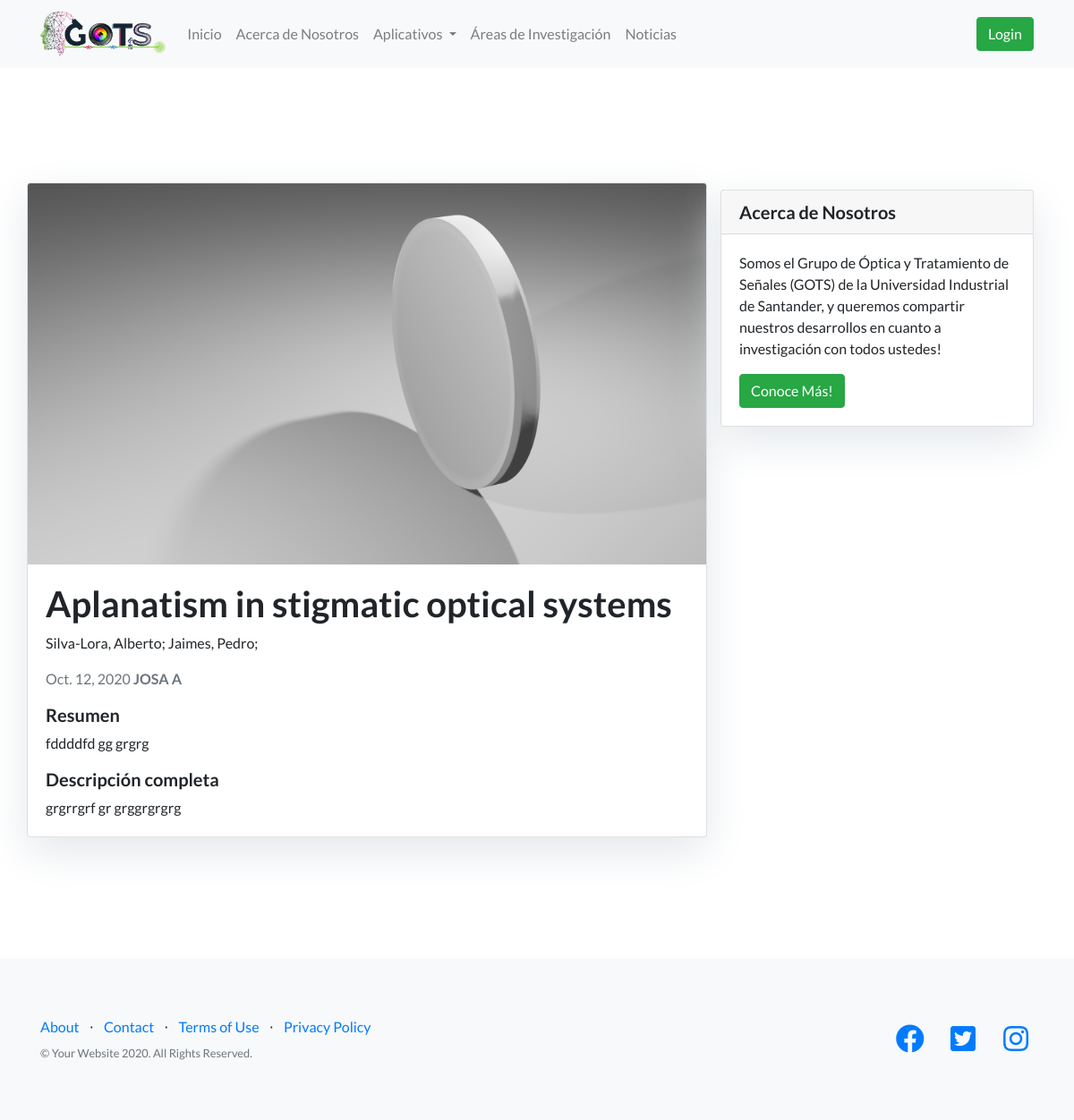
Page /research/publications/aplanatism-in-stigmatic-optical-systems/ on the committed database.
### apps/home/models.py (models this page shows, shortened)
class Configuration(models.Model):
	group_name = models.CharField(max_length=45)
	admin_name = models.CharField(max_length=45)
	admin_email = models.CharField(max_length=45)
	group_logo = models.ImageField(upload_to='img')
	about = models.TextField()

class MenuItem(models.Model):
	name = models.CharField(max_length=45)
	url = models.CharField(max_length=200)
	menu = models.ForeignKey(Menu, on_delete=models.CASCADE)
	class Meta:
		ordering = ['pk']

### apps/research/models.py (models this page shows, shortened)
class Publication(models.Model):
	title = models.CharField(max_length=200)
	author = models.ManyToManyField(User)
	area = models.ForeignKey(ResearchArea, on_delete=models.CASCADE)
	slug = models.SlugField(max_length=200, unique=True)
	abstract = models.TextField()
	full_description = models.TextField(blank=True, null=True)
	journal = models.CharField(max_length=200)
	pub_date = models.DateField()
	pdf_file = models.FileField(upload_to='research/publications/pdf', blank=True, null=True)
	image = models.ImageField(upload_to='research/publications/img')
	doi = models.URLField()

### apps/user/models.py (models this page shows, shortened)
class User(AbstractBaseUser, PermissionsMixin):
    id = models.UUIDField(primary_key=True, default=uuid.uuid4, editable=False)
    first_name = models.CharField(max_length=45, null=True, blank=True)
    last_name = models.CharField(max_length=45, null=True, blank=True)
    username = models.CharField(verbose_name='username', max_length=45, unique=True)
    school = models.CharField(max_length=45)
    description = models.TextField()
    email = models.EmailField(
        verbose_name='email address',
        max_length=45,
        unique=True
    )
    is_active = models.BooleanField(default=True)
    is_staff = models.BooleanField(default=False)
    is_superuser = models.BooleanField(default=False)
    date_of_birth = models.DateField(null=True, blank=True)
    USERNAME_FIELD = 'email'
    REQUIRED_FIELDS = ['username']
    objects = UserManager()
    class Meta:
        db_table = "user"

### apps/research/views.py (the view)
# urls.py: path('publications/<slug:slug>/', PublicationDetail.as_view(), name='publication_detail')
class PublicationDetail(generic.DetailView):
	template_name = 'publication_detail.html'
	def get(self, request, *args, **kwargs):
		slug = self.kwargs.get("slug")
		if request.user.is_anonymous:
			user = None
		else:
			user = {
				'username': request.user.username,
				'email': request.user.email,
				'is_authenticated': request.user.is_authenticated
			}
		try:
			configuration = Configuration.objects.get(pk=1)
		except ObjectDoesNotExist:
			configuration = None
		try:
			menu = Menu.objects.get(pk=1)
			menu_data = {
				'name': menu.name,
				'items': [
					{
						'name': item.name,
						'url': item.url,
						'elements': [
							{'name': element.name, 'url': element.url} for element in MenuItemElement.objects.filter(menu_item=item)
						]
					} for item in MenuItem.objects.filter(menu=menu)
				]
			}
		except ObjectDoesNotExist:
			menu_data = None
		publication = Publication.objects.get(slug=slug)
		response = {
			'success': 'true',
			'message': 'Configuration data fetched successfully',
			'data': {
				'configuration': configuration,
				'menu': menu_data
			},
			'user': user,
			'publication': publication
		}
		return render(request, self.template_name, response)

### apps/research/templates/publication_detail.html
{% extends 'base.html' %}
{% block content %}
<section class="introduction">
  <div class="container">
    <div class="row">
      <div class="col-md-8 pl-0 pr-0 card mb-4 mt-3 left top">
        <img class="card-img-top" src="{{ publication.image.url }}" alt="Card image cap">
        <div class="card-body">
          <h1>{% block title %} {{ publication.title }} {% endblock title %}</h1>
          <p>{% for author in publication.author.all %}{{ author.last_name }}, {{ author.first_name }}; {% endfor %}</p>
          <p class=" text-muted">{{ publication.pub_date }} <strong>{{ publication.journal }}</strong></p>
          <h5>Resumen</h5>
          <p class="card-text ">{{ publication.abstract}}</p>
          <h5>Descripción completa</h5>
          {{ publication.full_description | safe }}
        </div>
      </div>
      {% block sidebar %} {% include 'sidebar.html' %} {% endblock sidebar %}
    </div>
  </div>
</section>
{% endblock content %}

### apps/blog/templates/base.html (shortened to what this page needs)
{% load static %}
<!DOCTYPE html>
<html lang="en">
<head>
  <link rel="stylesheet" href="{% static 'vendor/bootstrap/css/bootstrap.min.css' %}">
  <link rel="stylesheet" href="{% static 'vendor/fontawesome-free/css/all.min.css' %}">
  <link rel="stylesheet" href="{% static 'vendor/simple-line-icons/css/simple-line-icons.css' %}">
  <link rel="stylesheet" href="{% static 'css/landing-page.css' %}">
</head>
<body>
  <nav class="navbar navbar-expand-lg navbar-light bg-light">
    <div class="container">
      <a class="navbar-brand" href="/">
        <img src="{{ data.configuration.group_logo.url }}" height="50" class="d-inline-block align-top" alt="" loading="lazy">
      </a>
      <div class="collapse navbar-collapse" id="navbarNavDropdown">
        <ul class="navbar-nav mr-auto mt-2 mt-lg-0">
          {% for item in data.menu.items %}
          {% if item.elements %}
          <li class="nav-item dropdown">
            <a class="nav-link dropdown-toggle" href="{{item.url}}" id="navbarDropdownApps" role="button" data-toggle="dropdown" aria-haspopup="true" aria-expanded="false">
            {{item.name}}
            </a>
          </li>
          {% else %}
          <li class="nav-item">
            <a class="nav-link" href="{{item.url}}">{{item.name}}</a>
          </li>
          {% endif %}
          {% endfor %}
        </ul>
        <div class="form-inline my-2 my-lg-0">
          <button class="btn btn-success" type="button" onclick="go_to_admin_panel()">{% if user.is_authenticated %}Admin{% else %}Login{% endif %}</button>
        </div>
      </div>
    </div>
  </nav>
  {% block content %}{% endblock %}
  <footer class="footer bg-light">
    <div class="container">
      <div class="row">
        <div class="col-lg-6 h-100 text-center text-lg-left my-auto">
          <ul class="list-inline mb-2">
            <li class="list-inline-item">
              <a href="#">About</a>
            </li>
            <li class="list-inline-item">&sdot;</li>
            <li class="list-inline-item">
              <a href="#">Contact</a>
            </li>
            <li class="list-inline-item">&sdot;</li>
            <li class="list-inline-item">
              <a href="#">Terms of Use</a>
            </li>
            <li class="list-inline-item">&sdot;</li>
            <li class="list-inline-item">
              <a href="#">Privacy Policy</a>
            </li>
          </ul>
          <p class="text-muted small mb-4 mb-lg-0">&copy; Your Website 2020. All Rights Reserved.</p>
        </div>
        <div class="col-lg-6 h-100 text-center text-lg-right my-auto">
          <ul class="list-inline mb-0">
            <li class="list-inline-item mr-3">
              <a href="#">
                <i class="fab fa-facebook fa-2x fa-fw"></i>
              </a>
            </li>
            <li class="list-inline-item mr-3">
              <a href="#">
                <i class="fab fa-twitter-square fa-2x fa-fw"></i>
              </a>
            </li>
            <li class="list-inline-item">
              <a href="#">
                <i class="fab fa-instagram fa-2x fa-fw"></i>
              </a>
            </li>
          </ul>
        </div>
      </div>
    </div>
  </footer>
</body>
</html>

### static/css/landing-page.css (style rules this page uses)
body { font-family: 'Lato', 'Helvetica Neue', Helvetica, Arial, sans-serif; }
h1, h2, h3, h4, h5, h6 { font-family: 'Lato', 'Helvetica Neue', Helvetica, Arial, sans-serif; font-weight: 700; }
.introduction { padding-top: 7rem; padding-bottom: 7rem; }
footer.footer { padding-top: 4rem; padding-bottom: 4rem; }
.card { box-shadow: 0 16px 48px #E3E7EB; }

### rows in the picture
Configuration: configuration.group_logo (picture)
MenuItem: name "Inicio"
MenuItem: name "Acerca de Nosotros"
MenuItem: name "Aplicativos"
MenuItem: name "Áreas de Investigación"
MenuItem: name "Noticias"
Publication: image (picture), title "Aplanatism in stigmatic optical systems", pub_date "Oct. 12, 2020", journal "JOSA A", abstract "fddddfd gg grgrg", full_description "grgrrgrf gr grggrgrgrg"
User: last_name "Silva-Lora", first_name "Alberto"
User: last_name "Jaimes", first_name "Pedro"
